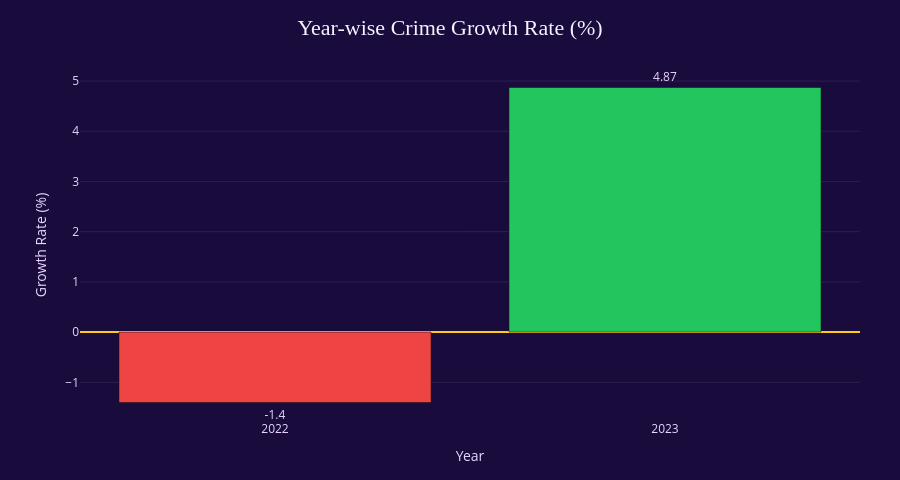

This figure's notebook cell:
### Code cell
df_year = (
    dff.groupby("Year")["Value"]
    .sum()
    .reset_index()
    .sort_values("Year")
)

df_year["Growth_Rate"] = df_year["Value"].pct_change() * 100

# Remove first NaN (no previous year)
df_year = df_year.dropna()

# Convert Year to string (IMPORTANT for clean axis)
df_year["Year"] = df_year["Year"].astype(str)

fig6 = px.bar(
    df_year,
    x="Year",
    y="Growth_Rate",
    text=df_year["Growth_Rate"].round(2),
    title="Year-wise Crime Growth Rate (%)"
)

fig6.update_traces(
    marker_color=[
        "#ef4444" if val < 0 else "#22c55e"
        for val in df_year["Growth_Rate"]
    ],   # green (growth meaning)
    textposition="outside"
)

fig6.update_layout(
    template="plotly_dark",
    paper_bgcolor="#1a0b3d",
    plot_bgcolor="#1a0b3d",

    title=dict(
        x=0.5,
        xanchor="center",
        font=dict(
            size=22,
            color="#f5f3ff",
            family="Arial Black"
        )
    ),

    height=480,
    margin=dict(l=80, r=40, t=70, b=60),

    xaxis=dict(
        title="Year",
        showgrid=False,
        tickfont=dict(color="#e9d5ff"),
        title_font=dict(color="#e9d5ff")
    ),

    yaxis=dict(
        title="Growth Rate (%)",
        showgrid=True,
        gridcolor="rgba(255,255,255,0.08)",
        tickfont=dict(color="#e9d5ff"),
        title_font=dict(color="#e9d5ff"),

        zeroline=True,
        zerolinecolor="#facc15",
        zerolinewidth=2
    ),

    font=dict(color="#e9d5ff")
)

fig6.show()

### Figure 1 — Plotly figure (JSON) as saved in the notebook; plotly's stock layout.template omitted (floating-point values rounded to 4 significant figures)
{"data": [{"hovertemplate": "Year=%{x}<br>Growth_Rate=%{y}<br>text=%{text}<extra></extra>", "legendgroup": "", "marker": {"color": ["#ef4444", "#22c55e"], "pattern": {"shape": ""}}, "name": "", "orientation": "v", "showlegend": false, "text": [-1.4, 4.87], "textposition": "outside", "type": "bar", "x": ["2022", "2023"], "xaxis": "x", "y": [-1.402, 4.872], "yaxis": "y"}], "layout": {"barmode": "relative", "font": {"color": "#e9d5ff"}, "height": 480, "legend": {"tracegroupgap": 0}, "margin": {"b": 60, "l": 80, "r": 40, "t": 70}, "paper_bgcolor": "#1a0b3d", "plot_bgcolor": "#1a0b3d", "title": {"font": {"color": "#f5f3ff", "family": "Arial Black", "size": 22}, "text": "Year-wise Crime Growth Rate (%)", "x": 0.5, "xanchor": "center"}, "xaxis": {"anchor": "y", "domain": [0, 1], "showgrid": false, "tickfont": {"color": "#e9d5ff"}, "title": {"font": {"color": "#e9d5ff"}, "text": "Year"}}, "yaxis": {"anchor": "x", "domain": [0, 1], "gridcolor": "rgba(255,255,255,0.08)", "showgrid": true, "tickfont": {"color": "#e9d5ff"}, "title": {"font": {"color": "#e9d5ff"}, "text": "Growth Rate (%)"}, "zeroline": true, "zerolinecolor": "#facc15", "zerolinewidth": 2}}}
